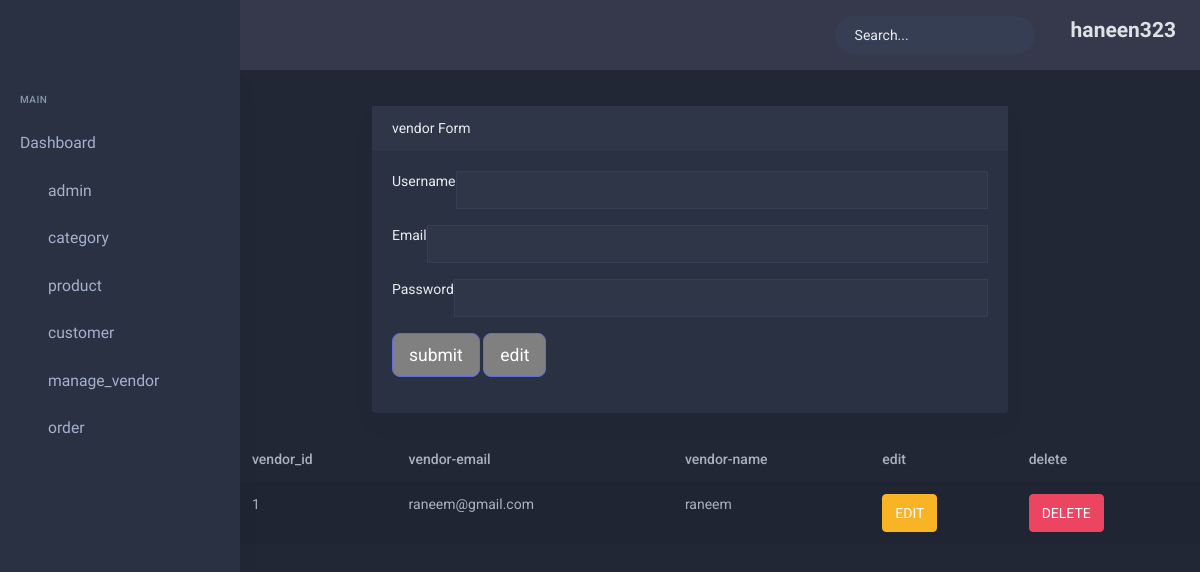
Screenshot of /dash/vendorad.php (signed in) with the database file from the repository.
### tables this page shows
CREATE TABLE `vendors` (
  `vendor_id` int(11) NOT NULL,
  `vendor_name` varchar(50) NOT NULL,
  `vendor_email` varchar(50) NOT NULL,
  `vendor_password` varchar(50) NOT NULL,
  `New_product` varchar(50) NOT NULL,
  `Modify_products` varchar(50) NOT NULL,
  `Account_management` varchar(50) NOT NULL,
  `Pieces_sold` varchar(50) NOT NULL,
  `Return_pieces` varchar(50) NOT NULL
);

### dash/vendorad.php (the view, shortened to what this page needs)
<?php
require 'conec.php';
include_once('header.php');
?>
<div class="main-content">
                <div class="section__content section__content--p30">
                    <div class="container-fluid">
                        <div class="row">
                            <div class="col-lg-9">
                                <div style="margin-top: 106px;
   margin-right: -60px;
    margin-left: 120px;
 " class="card">
                                    <div class="card-header">vendor Form</div>
                                    <div class="card-body card-block">
                                        <form action="" method="post" class="">
                                            <div class="form-group">
                                                <div class="input-group">
                                                    <div class="input-group-addon">Username</div>
                                                    <input type="text" id="username3" value="<?php if(isset($_GET['id'])) {echo $new['vendor_name'];} ?>" name="full" class="form-control">
                                                </div>
                                            </div>
                                            <div class="form-group">
                                                <div class="input-group">
                                                    <div class="input-group-addon">Email</div>
                                                    <input type="email" id="email3" value="<?php if(isset($_GET['id'])) {echo $new['vendor_email'];} ?>" name="ema" class="form-control">
                                                </div>
                                            </div>
                                            <div class="form-group">
                                                <div class="input-group">
                                                    <div class="input-group-addon">Password</div>
                                                    <input type="password" id="password3" value="<?php if(isset($_GET['id'])) {echo $new['vendor_password'];} ?>" name="pas" class="form-control">
                                                </div>
                                            </div>
                                            <div class="form-actions form-group">
                                                <button style="background-color:gray;" type="<?php
                                                                                             if(isset($_GET['id'])){
                                                                                                 echo"hidden";
                                                                                             }
                                                                                             else{
                                                                                                 echo"submit";
                                                                                             }
                                                                                        ?>"
                                                                                         name="sub" value="submit" class="btn btn-primary btn-lg"
                                                <?php
                                                    if(isset($_GET['id'])){
                                                        echo"disabled";
                                                    }
                                                    ?>
                                                style="width:100%">submit
                                         </button>
                                                <button style="background-color:gray;" type="<?php
                                                                                             if(isset($_GET['id'])){
                                                                                                 echo"hidden";
                                                                                             }
                                                                                             else{
                                                                                                 echo"submit";
                                                                                             }
                                                                                        ?>"
                                                                                         name="edit" value="edit" class="btn btn-primary btn-lg">edit
                                                </button>
                                            </div>
                                        </form>
                                    </div>
                                </div>
                            </div>
                              <div class="table-responsive table--no-card m-b-30">
                                    <table class="table table-borderless table-striped table-earning">
                                        <thead>
                                            <tr>
                                                <th>vendor_id</th>
                                                <th>vendor-email</th>
                                                <th>vendor-name</th>
                                                 <th>edit</th>
                                                 <th>delete</th>
                                            </tr>
                                        </thead>
                                        <tbody>
                                            <?php
                                          $query="SELECT * FROM vendors";
                                           $result= mysqli_query($conn,$query);
                                         while($vendor= mysqli_fetch_assoc($result)){
                                             echo'<tr>';
                                             echo "<td>{$vendor['vendor_id']}</td>";
                                             echo "<td>{$vendor['vendor_email']}</td>";
                                             echo "<td>{$vendor['vendor_name']}</td>";
                                              echo "<td><a href='vendorad.php?id={$vendor['vendor_id']}'
                                                 class='btn btn-warning'>EDIT </a></td>";
                                              echo "<td><a href='vendorad.php?id1={$vendor['vendor_id']}'
                                                 class='btn btn-danger'>DELETE </a></td>";
                                             echo"</tr>";
                                         }
                                            ?>
                                        </tbody>
                                    </table>
                                </div>
                        </div>
                    </div>
    </div>
</div>

### dash/header.php (shortened to what this page needs)
<!doctype html>
<html lang="en">
<head>
        <link href="assets/libs/chartist/chartist.min.css" rel="stylesheet">
        <link href="assets/css/bootstrap-dark.min.css" id="bootstrap-style" rel="stylesheet" type="text/css" />
        <link href="assets/css/icons.min.css" rel="stylesheet" type="text/css" />
        <link href="assets/css/app-dark.min.css" id="app-style" rel="stylesheet" type="text/css" />
    </head>
    <body data-sidebar="dark">
        <div id="layout-wrapper">
            <header id="page-topbar">
                <div class="navbar-header">
                    <div class="d-flex">
                        <div class="navbar-brand-box">
                        </div>
                        <button type="button" class="btn btn-sm px-3 font-size-24 header-item waves-effect" id="vertical-menu-btn">
                        </button>
                    </div>
                    <div class="d-flex">
                          <form class="app-search d-none d-lg-block">
                            <div class="position-relative">
                                <input type="text" class="form-control" placeholder="Search...">
                            </div>
                        </form>
                        <div class="dropdown d-none d-lg-inline-block">
                            <button type="button" class="btn header-item noti-icon waves-effect" data-toggle="fullscreen">
                            </button>
                        </div>
                        <div class="dropdown d-inline-block">
                            <button type="button" class="btn header-item waves-effect" id="page-header-user-dropdown"
                                data-toggle="dropdown" aria-haspopup="true" aria-expanded="false">
                                 <?php
                                        $q2 = "SELECT * FROM admin where admin_id={$_SESSION['id']}";
                                        $res2 = mysqli_query($conn, $q2);
                                        $admin_name = mysqli_fetch_assoc($res2);
                                              echo"  <div class='text'>";
                                     echo "<h4>{$admin_name['admin_name']}  </h4>
                                              </div>";
                                                    ?>
                            </button>
                        </div>
                    </div>
                </div>
            </header>
                </div>
            <div class="vertical-menu">
                <div data-simplebar class="h-100">
                    <div id="sidebar-menu">
                        <ul class="metismenu list-unstyled" id="side-menu">
                            <li class="menu-title">Main</li>
                            <li>
                                <a href="header.php" class="waves-effect">
                                    <span>Dashboard</span>
                                </a>
                            </li>
                             <li>
                            <a href="admin.php">
                                <i class="fas fa-chart-bar"></i>admin</a>
                        </li>
                        <li>
                            <a href="category.php">
                                <i class="fas fa-table"></i>category</a>
                        </li>
                        <li>
                            <a href="product.php">
                                <i class="far fa-check-square"></i>product</a>
                        </li>
                        <li>
                            <a href="customer.php">
                                <i class="fas fa-calendar-alt"></i>customer</a>
                        </li>
                             <li>
                            <a href="vendorad.php">
                                <i class="fas fa-calendar-alt"></i>manage_vendor</a>
                        </li>
                        <li>
                            <a href="order.php">
                                <i class="fas fa-map-marker-alt"></i>order</a>
                        </li>
                        </ul>
                    </div>
                </div>
            </div>
    </body>
</html>

### rows the page displays
vendors: vendor_id "1", vendor_email "raneem@gmail.com", vendor_name "raneem"

### other values shown
$admin_name['admin_name'] "haneen323"
